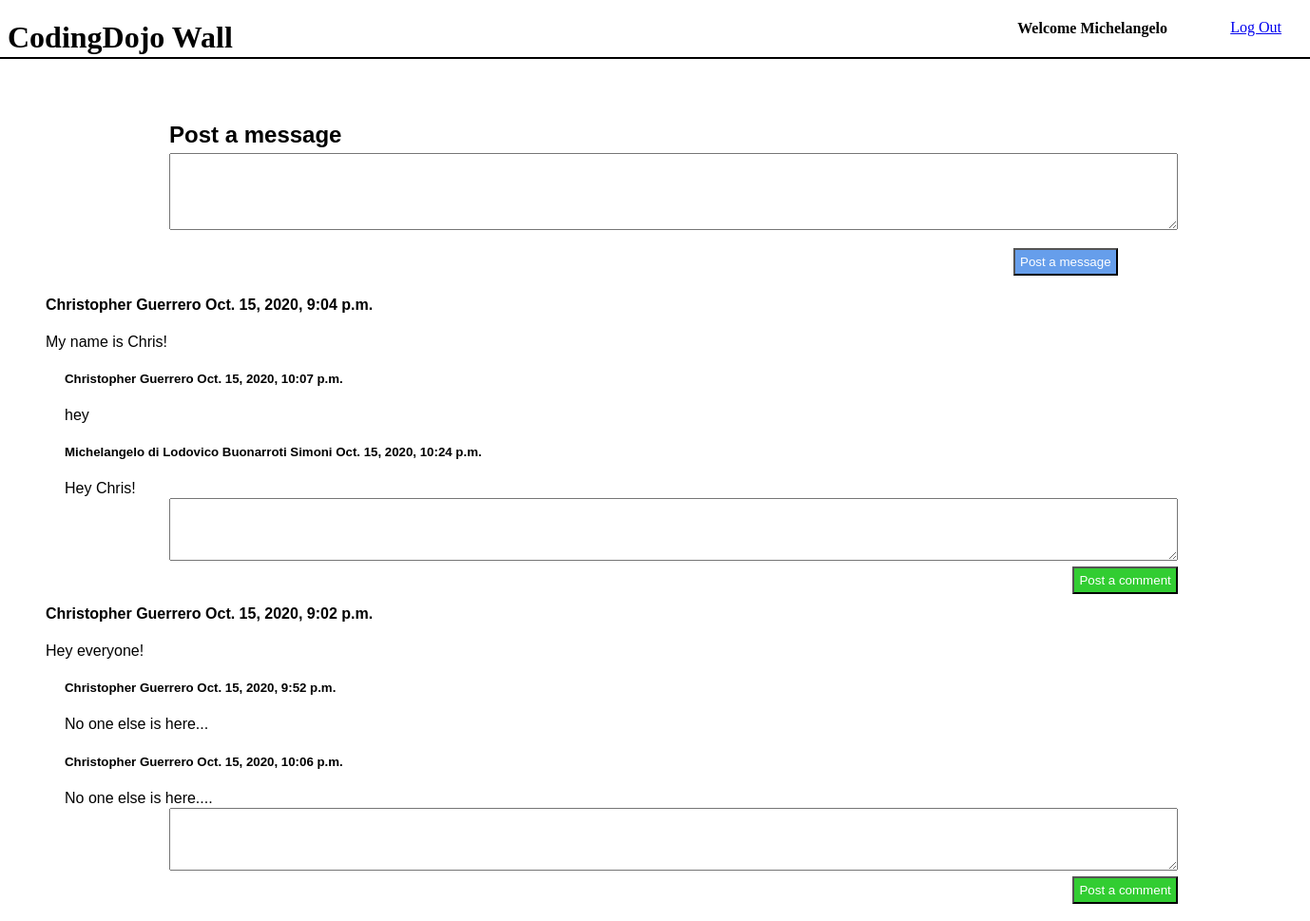
The page /wall (signed in) on the database its author committed.
### wall_app/models.py (models this page shows)
class User(models.Model):
    first_name = models.CharField(max_length=255)
    last_name = models.CharField(max_length=255)
    password = models.CharField(max_length=255)
    email = models.CharField(max_length=255)
    objects = UserManager()
    created_at = models.DateTimeField(auto_now_add=True)
    updated_at = models.DateTimeField(auto_now=True)

class Message(models.Model):
    content = models.TextField()
    user = models.ForeignKey(User, related_name='messages', on_delete=models.CASCADE)
    created_at = models.DateTimeField(auto_now_add=True)
    updated_at = models.DateTimeField(auto_now=True)

class Comment(models.Model):
    comment = models.TextField()
    creator = models.ForeignKey(User, related_name='comments', on_delete=models.CASCADE)
    message = models.ManyToManyField(Message, related_name='comments')
    created_at = models.DateTimeField(auto_now_add=True)
    updated_at = models.DateTimeField(auto_now=True)

### wall_app/views.py (the view)
# urls.py: path('wall', views.success),
def success(request):
    context = {
        'logged_in_user': User.objects.get(id = request.session['user_id']),
        'all_messages': Message.objects.all()[::-1],
        'all_comments': Comment.objects.all(),
    }
    return render(request,'wall.html',context)

### wall_app/templates/wall.html (shortened to what this page needs)
<!DOCTYPE html>
<html lang="en">
<head>
    {% load static %}
    <link rel="stylesheet" href="{% static 'css/style.css' %}">
</head>
<body>
    <h1>CodingDojo Wall</h1>
    <h4 style = "position: absolute; right:150px; top: 0px;">Welcome {{logged_in_user.first_name}}</h4>
    <a href="/logout" style = 'position: absolute; right: 30px; top: 20px;'>Log Out</a>
    <div style = "position: absolute; top: 60px; border: 1px solid black; right: 0px; left: 0px;"></div>
    <div id='feed'>
        <h2>Post a message</h2>
        <form action="/post_message" method = 'post'>
            <textarea name="message" id="message" cols="130" rows="5"></textarea><br>
            <button type="submit">Post a message</button>
        </form>
        <div id = 'messages'>
            {% for message in all_messages %}
                <h4 style = "position: relative; left:20px;">{{message.user.first_name}} {{message.user.last_name}} {{message.created_at}}</h4>
                    <p style = "position: relative; left:20px;">{{message.content}}</p>
                    {% for comment in message.comments.all %}
                        <h5 style = "position: relative; left:40px;">{{comment.creator.first_name}} {{comment.creator.last_name}} {{comment.created_at}}</h2>
                            <p style = "position: relative; left:40px;">{{comment.comment}}</p>
                    {% endfor %}
                    <form action="/post_comment" method = 'post'>
                        <textarea name="comment" id="comment" cols="130" rows="4"></textarea>
                        <button style ='background-color:limegreen; position: relative; left: 35px; top: 10px;' type="submit">Post a comment</button>
                    </form>
            {% endfor %}
        </div>
    </div>
</body>
</html>

### wall_app/static/css/style.css (style rules this page uses)
#feed { width: 1300px; height: auto; margin-top: 50px; margin-left: 20px; font-family:sans-serif; padding-bottom: 20px; }
#feed h2 { position: relative; left:150px; display: inline-block; }
#feed textarea { position: relative; left:150px; top:-15px; }
#feed button { color: white; background-color: #669eeb; display: inline-block; position: relative; left:1038px; padding: 5px; }
#messages p { display: flex; flex-direction: column-reverse; }

### rows shown on the page
User: first_name "Michelangelo"
Message: user.first_name "Christopher", user.last_name "Guerrero", created_at "Oct. 15, 2020, 9:04 p.m.", content "My name is Chris!"
Comment: creator.first_name "Christopher", creator.last_name "Guerrero", created_at "Oct. 15, 2020, 10:07 p.m.", comment "hey"
Comment: creator.first_name "Michelangelo", creator.last_name "di Lodovico Buonarroti Simoni", created_at "Oct. 15, 2020, 10:24 p.m.", comment "Hey Chris!"
Message: user.first_name "Christopher", user.last_name "Guerrero", created_at "Oct. 15, 2020, 9:02 p.m.", content "Hey everyone!"
Comment: creator.first_name "Christopher", creator.last_name "Guerrero", created_at "Oct. 15, 2020, 9:52 p.m.", comment "No one else is here..."
Comment: creator.first_name "Christopher", creator.last_name "Guerrero", created_at "Oct. 15, 2020, 10:06 p.m.", comment "No one else is here...."
